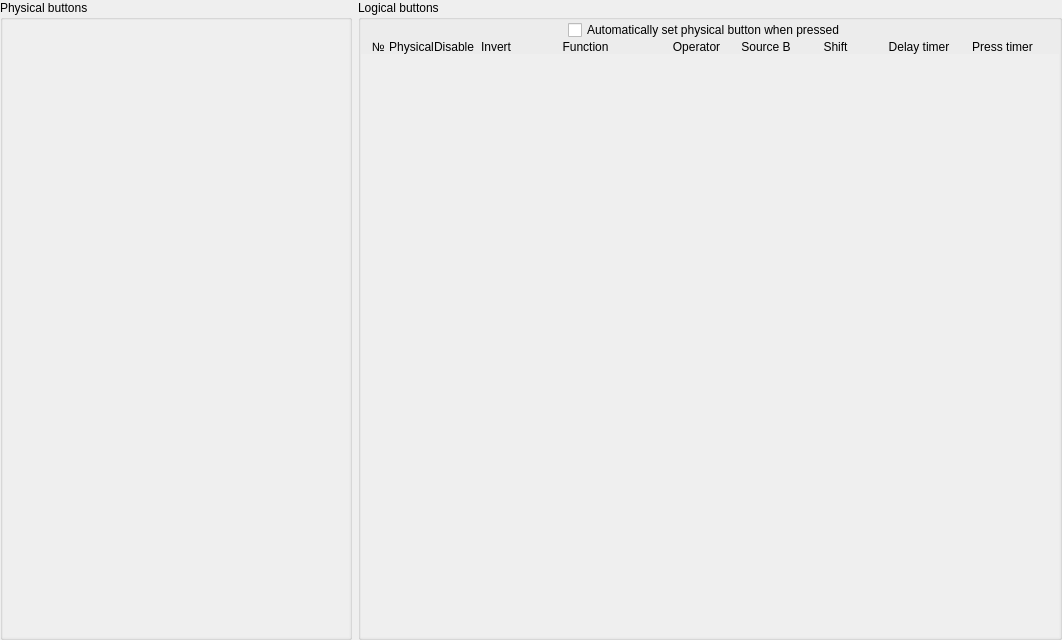
<?xml version="1.0" encoding="UTF-8"?>
<ui version="4.0">
 <class>ButtonConfig</class>
 <widget class="QWidget" name="ButtonConfig">
  <property name="geometry">
   <rect>
    <x>0</x>
    <y>0</y>
    <width>1062</width>
    <height>640</height>
   </rect>
  </property>
  <property name="minimumSize">
   <size>
    <width>0</width>
    <height>25</height>
   </size>
  </property>
  <property name="windowTitle">
   <string>Form</string>
  </property>
  <layout class="QGridLayout" name="gridLayout" columnstretch="5,10">
   <property name="leftMargin">
    <number>0</number>
   </property>
   <property name="topMargin">
    <number>0</number>
   </property>
   <property name="rightMargin">
    <number>0</number>
   </property>
   <property name="bottomMargin">
    <number>0</number>
   </property>
   <item row="0" column="1">
    <widget class="QGroupBox" name="groupBox_LogicalButtons">
     <property name="title">
      <string>Logical buttons</string>
     </property>
     <layout class="QGridLayout" name="gridLayout_2" columnstretch="4,6,5,1,5,20,12,8,12,12,12,0">
      <property name="leftMargin">
       <number>0</number>
      </property>
      <property name="topMargin">
       <number>0</number>
      </property>
      <property name="rightMargin">
       <number>0</number>
      </property>
      <property name="bottomMargin">
       <number>0</number>
      </property>
      <property name="spacing">
       <number>0</number>
      </property>
      <item row="1" column="8">
       <widget class="QLabel" name="label_4">
        <property name="text">
         <string>Shift</string>
        </property>
        <property name="alignment">
         <set>Qt::AlignBottom|Qt::AlignHCenter</set>
        </property>
       </widget>
      </item>
      <item row="1" column="9">
       <widget class="QLabel" name="label_3">
        <property name="text">
         <string>Delay timer</string>
        </property>
        <property name="alignment">
         <set>Qt::AlignBottom|Qt::AlignHCenter</set>
        </property>
       </widget>
      </item>
      <item row="1" column="10">
       <widget class="QLabel" name="label_2">
        <property name="text">
         <string>Press timer</string>
        </property>
        <property name="alignment">
         <set>Qt::AlignBottom|Qt::AlignHCenter</set>
        </property>
       </widget>
      </item>
      <item row="1" column="1">
       <widget class="QLabel" name="label_8">
        <property name="text">
         <string>Physical</string>
        </property>
        <property name="alignment">
         <set>Qt::AlignBottom|Qt::AlignHCenter</set>
        </property>
       </widget>
      </item>
      <item row="1" column="11">
       <widget class="QLabel" name="label_9">
        <property name="minimumSize">
         <size>
          <width>15</width>
          <height>0</height>
         </size>
        </property>
        <property name="text">
         <string/>
        </property>
       </widget>
      </item>
      <item row="1" column="5">
       <widget class="QLabel" name="label_5">
        <property name="text">
         <string>Function</string>
        </property>
        <property name="alignment">
         <set>Qt::AlignBottom|Qt::AlignHCenter</set>
        </property>
       </widget>
      </item>
      <item row="1" column="6">
       <widget class="QLabel" name="label_LogicOp">
        <property name="text">
         <string>Operator</string>
        </property>
        <property name="alignment">
         <set>Qt::AlignBottom|Qt::AlignHCenter</set>
        </property>
       </widget>
      </item>
      <item row="1" column="7">
       <widget class="QLabel" name="label_SourceB">
        <property name="text">
         <string>Source B</string>
        </property>
        <property name="alignment">
         <set>Qt::AlignBottom|Qt::AlignHCenter</set>
        </property>
       </widget>
      </item>
      <item row="1" column="4">
       <widget class="QLabel" name="label_6">
        <property name="text">
         <string>Invert</string>
        </property>
        <property name="alignment">
         <set>Qt::AlignBottom|Qt::AlignLeading|Qt::AlignLeft</set>
        </property>
       </widget>
      </item>
      <item row="1" column="3">
       <widget class="QLabel" name="label_10">
        <property name="text">
         <string/>
        </property>
       </widget>
      </item>
      <item row="1" column="0">
       <widget class="QLabel" name="label">
        <property name="text">
         <string notr="true">  №</string>
        </property>
        <property name="alignment">
         <set>Qt::AlignBottom|Qt::AlignHCenter</set>
        </property>
       </widget>
      </item>
      <item row="1" column="2">
       <widget class="QLabel" name="label_7">
        <property name="text">
         <string>Disable</string>
        </property>
        <property name="alignment">
         <set>Qt::AlignBottom|Qt::AlignRight|Qt::AlignTrailing</set>
        </property>
       </widget>
      </item>
      <item row="0" column="0" colspan="12">
       <layout class="QHBoxLayout" name="horizontalLayout_7" stretch="1,0,0,1">
        <property name="spacing">
         <number>0</number>
        </property>
        <property name="leftMargin">
         <number>0</number>
        </property>
        <property name="rightMargin">
         <number>0</number>
        </property>
        <item>
         <spacer name="horizontalSpacer_7">
          <property name="orientation">
           <enum>Qt::Horizontal</enum>
          </property>
          <property name="sizeHint" stdset="0">
           <size>
            <width>40</width>
            <height>20</height>
           </size>
          </property>
         </spacer>
        </item>
        <item>
         <widget class="QCheckBox" name="checkBox_AutoPhysBut">
          <property name="toolTip">
           <string>&lt;html&gt;&lt;head/&gt;&lt;body&gt;&lt;p&gt;Press a physical button for assigning it to a logical one.&lt;/p&gt;&lt;/body&gt;&lt;/html&gt;</string>
          </property>
          <property name="text">
           <string>Automatically set physical button when pressed</string>
          </property>
         </widget>
        </item>
        <item>
         <widget class="InfoLabel" name="info_AutoPhysBut">
          <property name="toolTip">
           <string>&lt;html&gt;&lt;head/&gt;&lt;body&gt;&lt;p&gt;Press a physical button for assigning it to a logical one.&lt;/p&gt;&lt;/body&gt;&lt;/html&gt;</string>
          </property>
          <property name="text">
           <string/>
          </property>
         </widget>
        </item>
        <item>
         <spacer name="horizontalSpacer_8">
          <property name="orientation">
           <enum>Qt::Horizontal</enum>
          </property>
          <property name="sizeHint" stdset="0">
           <size>
            <width>40</width>
            <height>20</height>
           </size>
          </property>
         </spacer>
        </item>
       </layout>
      </item>
      <item row="2" column="0" colspan="12">
       <widget class="QScrollArea" name="scrollArea_LogButtons">
        <property name="frameShape">
         <enum>QFrame::NoFrame</enum>
        </property>
        <property name="lineWidth">
         <number>0</number>
        </property>
        <property name="widgetResizable">
         <bool>true</bool>
        </property>
        <widget class="QWidget" name="scrollAreaWidgetContents">
         <property name="geometry">
          <rect>
           <x>0</x>
           <y>0</y>
           <width>702</width>
           <height>447</height>
          </rect>
         </property>
         <property name="autoFillBackground">
          <bool>true</bool>
         </property>
         <layout class="QVBoxLayout" name="layoutV_LogicalButton">
          <property name="spacing">
           <number>0</number>
          </property>
          <property name="leftMargin">
           <number>0</number>
          </property>
          <property name="topMargin">
           <number>0</number>
          </property>
          <property name="rightMargin">
           <number>0</number>
          </property>
          <property name="bottomMargin">
           <number>0</number>
          </property>
         </layout>
        </widget>
       </widget>
      </item>
     </layout>
    </widget>
   </item>
   <item row="0" column="0">
    <widget class="QGroupBox" name="groupBox_PhysicalButtons">
     <property name="title">
      <string>Physical buttons</string>
     </property>
     <layout class="QGridLayout" name="gridLayout_4">
      <property name="leftMargin">
       <number>0</number>
      </property>
      <property name="topMargin">
       <number>0</number>
      </property>
      <property name="rightMargin">
       <number>0</number>
      </property>
      <property name="bottomMargin">
       <number>0</number>
      </property>
      <property name="spacing">
       <number>0</number>
      </property>
      <item row="0" column="0">
       <widget class="QScrollArea" name="scrollArea_2">
        <property name="frameShape">
         <enum>QFrame::NoFrame</enum>
        </property>
        <property name="frameShadow">
         <enum>QFrame::Sunken</enum>
        </property>
        <property name="lineWidth">
         <number>0</number>
        </property>
        <property name="widgetResizable">
         <bool>true</bool>
        </property>
        <widget class="QWidget" name="scrollAreaWidgetContents_2">
         <property name="geometry">
          <rect>
           <x>0</x>
           <y>0</y>
           <width>350</width>
           <height>485</height>
          </rect>
         </property>
         <layout class="QGridLayout" name="layoutG_PhysicalButton"/>
        </widget>
       </widget>
      </item>
     </layout>
    </widget>
   </item>
  </layout>
 </widget>
 <customwidgets>
  <customwidget>
   <class>InfoLabel</class>
   <extends>QLabel</extends>
   <header>infolabel.h</header>
  </customwidget>
 </customwidgets>
 <resources/>
 <connections/>
</ui>
